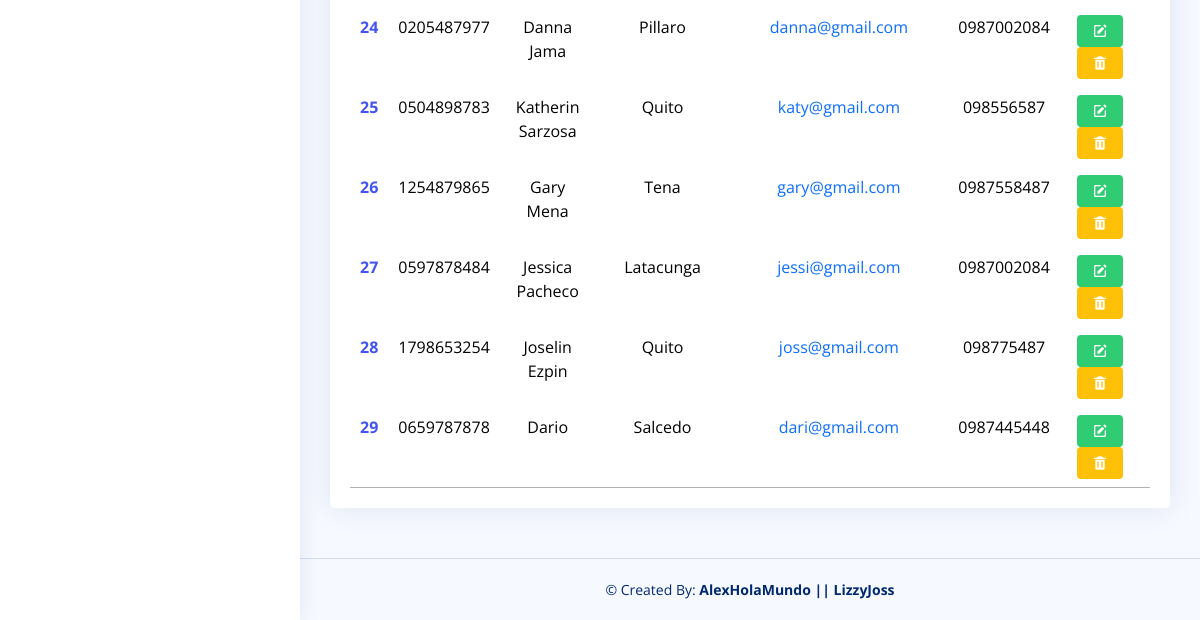
The app's page /listaClientes/ (lower part), older data.
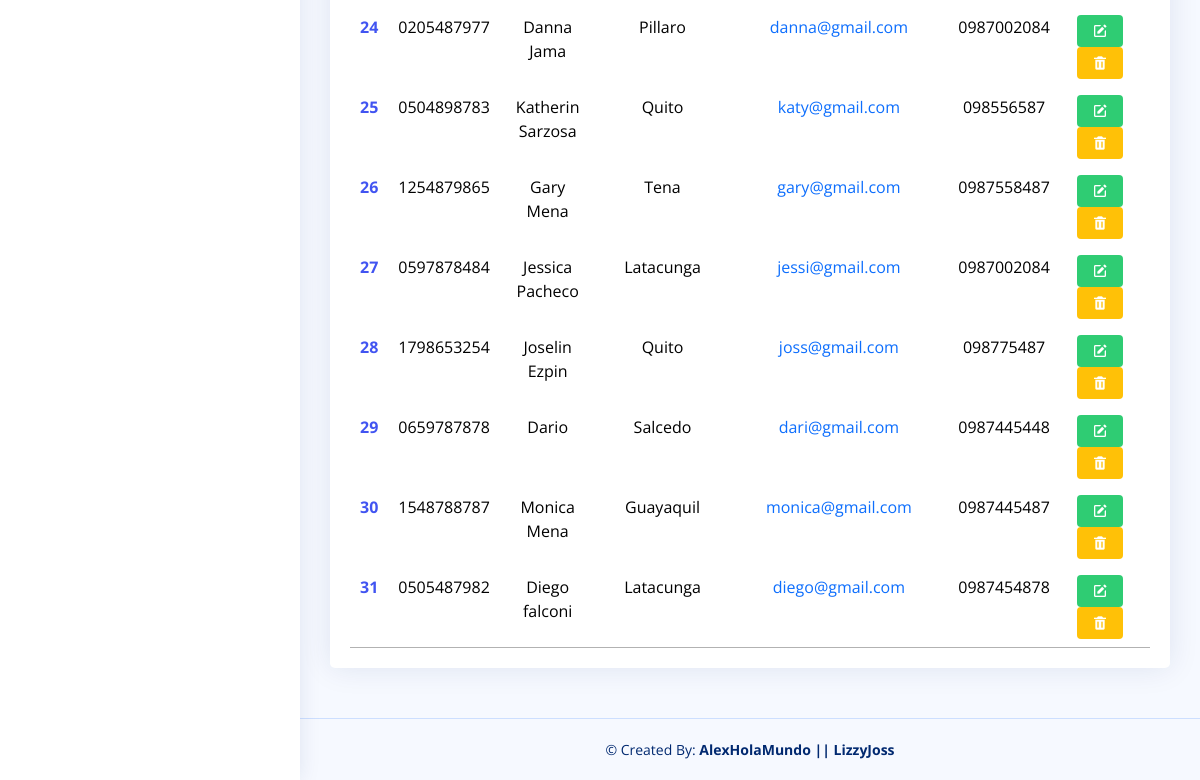
The same page, newer data.
### Aplicaciones/Importaciones/models.py (models this page shows, shortened)
class Cliente(models.Model):
    idCliente = models.AutoField(primary_key=True)
    cedula = models.CharField(max_length=10)
    nombre = models.CharField(max_length=50)
    direccion = models.CharField(max_length=100)
    email = models.EmailField()
    telefono = models.CharField(max_length=15)

### Aplicaciones/Importaciones/views.py (the view)
# urls.py: path('listaClientes/', views.listaClientes),
def listaClientes(request):
    clienteBdd=Cliente.objects.all()
    return render(request, 'Cliente/listaClientes.html', {'clientes':clienteBdd})

### Aplicaciones/Importaciones/templates/Cliente/listaClientes.html (shortened to what this page needs)
{% extends '../plantilla.html'%} {%block contenido%} {%load static%}
<main id="main" class="main">
  <section class="section">
    <div class="row">
      <div class="col-12">
        <div class="card recent-sales overflow-auto">
          <div class="card-body">
            <table class="table table-borderless datatable" id="exportaciones">
              <tbody>
                {%for cliente in clientes%}
                <tr>
                  <th class="text-center">
                    <a href="">{{cliente.idCliente}}</a>
                  </th>
                  <td class="text-center" data-cedula="{{cliente.cedula}}">
                    {{cliente.cedula}}
                  </td>
                  <td class="text-center" data-nombre="{{cliente.nombre}}">
                    {{cliente.nombre}}
                  </td>
                  <td
                    class="text-center w-25"
                    data-direccion="{{cliente.direccion}}"
                  >
                    {{cliente.direccion}}
                  </td>
                  <td
                    class="text-primary text-center"
                    data-email="{{cliente.email}}"
                  >
                    {{cliente.email}}
                  </td>
                  <td class="text-center" data-telefono="{{cliente.telefono}}">
                    {{cliente.telefono}}
                  </td>
                  <td class="text-center w-auto">
                    <a
                      href=""
                      data-toggle="modal"
                      data-target="#modalEditar{{cliente.idCliente}}"
                      data-cliente-id="{{cliente.idCliente}}"
                      class="btn-editar-trigger"
                    >
                      <i class="bx bxs-edit btn-editar" title="Editar"></i>
                    </a>
                    <a
                      href="javascript:void(0);"
                      onclick="eliminarCliente('/eliminarCliente/{{cliente.idCliente}}')"
                      ><i class="bx bxs-trash btn-eliminar" title="Eliminar"></i
                    ></a>
                  </td>
                </tr>
                {%endfor%}
              </tbody>
            </table>
          </div>
        </div>
      </div>
    </div>
  </section>
</main>
{%endblock%}

### Aplicaciones/Importaciones/templates/plantilla.html (shortened to what this page needs)
{% load static %}
<!DOCTYPE html>
<html lang="es">
  <head>
    <link
      href="{% static 'vendor/bootstrap/css/bootstrap.min.css'%}"
      rel="stylesheet"
    />
    <link
      href="{% static 'vendor/bootstrap-icons/bootstrap-icons.css'%}"
      rel="stylesheet"
    />
    <link
      href="{% static 'vendor/boxicons/css/boxicons.min.css'%}"
      rel="stylesheet"
    />
    <link href="{% static 'vendor/quill/quill.snow.css'%}" rel="stylesheet" />
    <link href="{% static 'vendor/quill/quill.bubble.css'%}" rel="stylesheet" />
    <link
      href="{% static 'vendor/remixicon/remixicon.css'%}"
      rel="stylesheet"
    />
    <link
      href="{% static 'vendor/simple-datatables/style.css'%}"
      rel="stylesheet"
    />
    <link
      rel="stylesheet"
      type="text/css"
      href="https://cdn.datatables.net/1.10.24/css/jquery.dataTables.min.css"
    />
    <link
      rel="stylesheet"
      type="text/css"
      href="https://cdn.datatables.net/buttons/1.7.1/css/buttons.dataTables.min.css"
    />
    <link href="{% static 'css/style.css'%}" rel="stylesheet" />
    <link
      rel="stylesheet"
      href="https://cdnjs.cloudflare.com/ajax/libs/izitoast/1.4.0/css/iziToast.css"
    />
  </head>
  <body>
    <aside id="sidebar" class="sidebar">
    </aside>
    {%block contenido%} {%endblock%}
    <footer id="footer" class="footer">
      <div class="copyright">
        &copy; Created By:
        <strong><span>AlexHolaMundo || LizzyJoss</span></strong>
      </div>
    </footer>
  </body>
</html>

### ZenImport/static/css/style.css (style rules this page uses)
:root { scroll-behavior: smooth; }
body { font-family: 'Open Sans', sans-serif; background: #f6f9ff; color: #444444; }
#main { margin-top: 60px; padding: 20px 30px; transition: all 0.3s; }
.card { margin-bottom: 30px; border: none; border-radius: 5px; box-shadow: 0px 0 30px rgba(1, 41, 112, 0.1); }
.card-body { padding: 0 20px 20px 20px; }
.sidebar { position: fixed; top: 60px; left: 0; bottom: 0; width: 300px; z-index: 996; transition: all 0.3s; padding: 20px; overflow-y: auto; scrollbar-width: thin; scrollbar-color: #aab7cf transparent; box-shadow: 0px 0px 20px rgba(1, 41, 112, 0.1); background-color: #fff; }
@media (min-width: 1200px) { #main, #footer { margin-left: 300px; } }
.footer { padding: 20px 0; font-size: 14px; transition: all 0.3s; border-top: 1px solid #cddfff; }
.footer .copyright { text-align: center; color: #012970; }
.btn-editar { background-color: #2fcc73; color: #fff; padding: 8px 15px; border-radius: 4px; transition: 0.4s; margin-right: 10px; }
.btn-eliminar { background-color: #ffc107; color: #fff; padding: 8px 15px; border-radius: 4px; transition: 0.4s; margin-right: 10px; }

Row changes from the older to the newer data that the page shows:
added Cliente: idCliente "30", cedula "1548788787", nombre "Monica Mena", direccion "Guayaquil", email "monica@gmail.com", telefono "0987445487"
added Cliente: idCliente "31", cedula "0505487982", nombre "Diego falconi", direccion "Latacunga", email "diego@gmail.com", telefono "0987454878"
